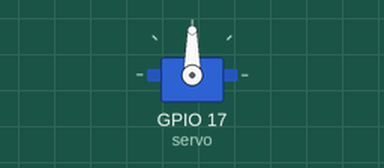
Recording of a program running on a simulated Raspberry Pi (BCM pin numbers). Parts: servo. Servo angles are drawn from the pulse width (0.5 ms = 0°, 2.5 ms = 180°).

Above: at 0.05 s.
At 1.65 s:
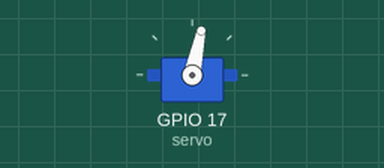
At 3.85 s:
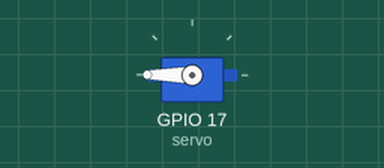
At 7.7 s:
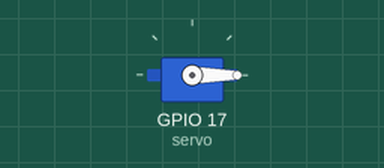
Timing chart, 0 to 10.0 s (numbered marks = the images above):
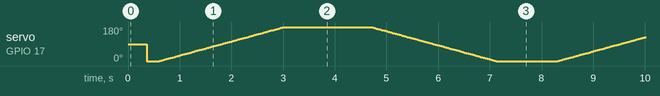

The program:

GPIOZeroServoControl.py
```python
from gpiozero import Servo
from time import sleep

servoPin = 17

corrections = .99 #0.45
maxPW = (2.0+corrections)/1000
minPW = (1.0-corrections)/1000
servo = Servo(servoPin, min_pulse_width = minPW, max_pulse_width = maxPW)

delay = .02
def testServo():
    for degree in range(0,180):
        setPos(degree)
    sleep(.5)
    for degree in range(180, 0, -1):
        setPos(degree)

def setPos(value):
    value = float(value) / 90
    servo.value = (float(value)-10/10)
    sleep(delay)

while True:
    testServo()
```
